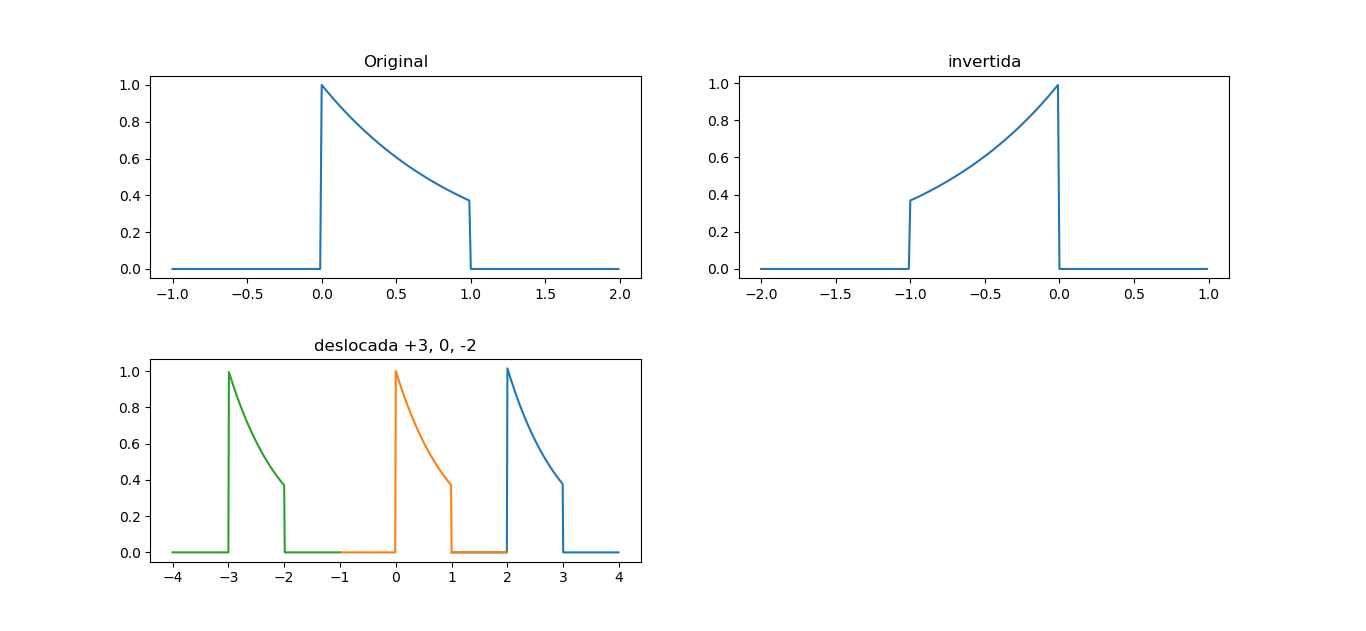

The Python source for this figure:

# coding: utf-8

# In[6]:


#essas libs sao necessarias pra fazer os graficos e tals
import numpy as np
import matplotlib.pyplot as plt

#função degrau pra ex
def u_(t):
    if t>0:
        return 1
    else:
        return 0


# In[7]:


#o range dos vetores
t = np.arange(-1, 2, 0.01) 
u = np.vectorize(u_) #isso aqui tem q usar a jordana nao lembra pq, mas tem que :b

#original
xa = np.exp(-t)*u(t) - np.exp(-t)*u(t-1)

plt.subplot(221)
plt.plot(t, xa) #plotando o grafico
plt.title('Original')

#invertida
t = np.arange(-2, 1, 0.01) 
xb = np.exp(t)*u(-t) - np.exp(t)*u(-t-1)
plt.subplot(222)
plt.plot(t, xb) #plotando o grafico
plt.title('invertida')




# In[76]:


#deslocada -2
t = np.arange(1, 4, 0.01) 
xc = (np.exp(-t)*u(t-2) - np.exp(-t)*u(t-1-2))*7.5
plt.subplot(223)
plt.plot(t, xc) #plotando o grafico
plt.title('deslocada -2')


# In[54]:
#original
t = np.arange(-1, 2, 0.01) 
xz = np.exp(-t)*u(t) - np.exp(-t)*u(t-1)
plt.plot(t, xz) #plotando o grafico
plt.title('Original')

#deslocada 3
t = np.arange(-4, -1, 0.01) 
xd = (np.exp(-t)*u(t+3) - np.exp(-t)*u(t-1+3))*0.05
#plt.subplot(224)
plt.plot(t, xd) #plotando o grafico
plt.title('deslocada +3, 0, -2')


plt.show()
